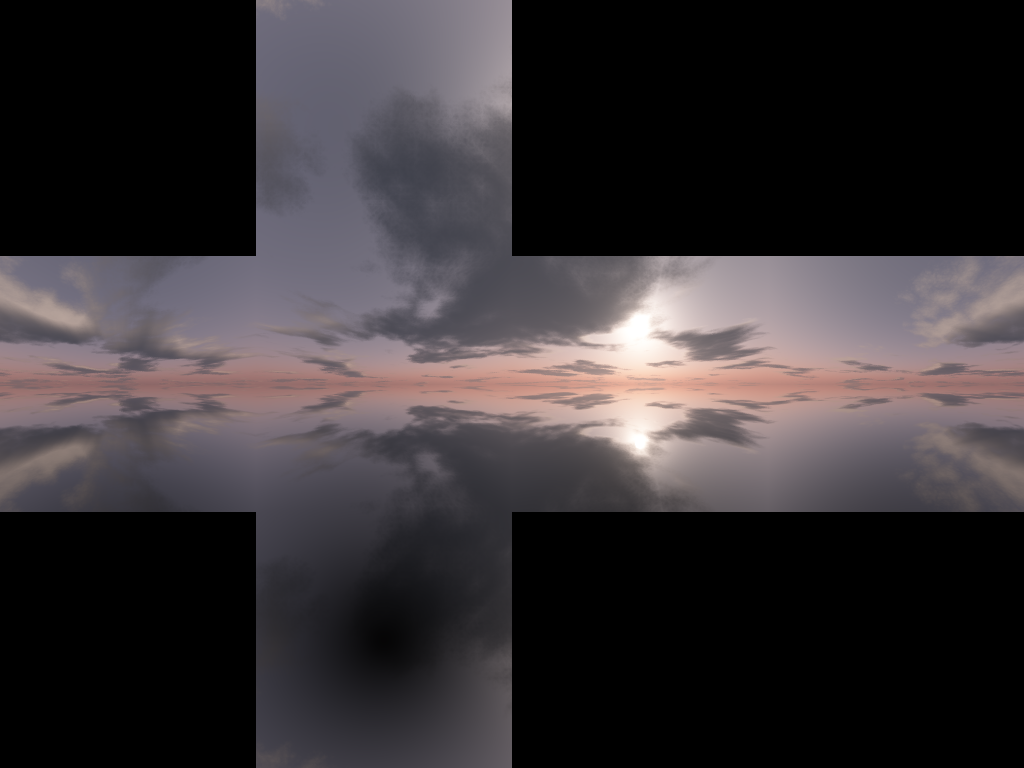
#> input picture assets/cubemap.png, 2048 x 1536 px, found by its file name (shown at 1/2 size)
$ python split_cubemap.py
#> lines starting #> are read from the running program, lines starting #| are printed output that depends on the picture
from PIL import Image
import os

# INPUT
input_image = "assets/cubemap.png"
output_dir = "assets/skybox"

os.makedirs(output_dir, exist_ok=True)

img = Image.open(input_image).convert("RGB")
#> img is the input picture: PIL image 2048x1536 RGB; mean R, G, B 54.8, 50, 52.7
w, h = img.size
#> w = 2048; h = 1536

# Horizontal cross must be 4:3
if w % 4 != 0 or h % 3 != 0:
    raise ValueError("Invalid horizontal cross dimensions")

face = w // 4
#> face = 512
if h != face * 3:
    raise ValueError("Image is not a 4x3 horizontal cross")

# Crop boxes (x1, y1, x2, y2)
faces = {
    "right":  (2*face, 1*face, 3*face, 2*face),  # +X
    "left":   (0*face, 1*face, 1*face, 2*face),  # -X
    "top":    (1*face, 0*face, 2*face, 1*face),  # +Y
    "bottom": (1*face, 2*face, 2*face, 3*face),  # -Y
    "front":  (1*face, 1*face, 2*face, 2*face),  # +Z
    "back":   (3*face, 1*face, 4*face, 2*face),  # -Z
}

for name, box in faces.items():
    face_img = img.crop(box)

    # Flip vertically for OpenGL
    face_img = face_img.transpose(Image.FLIP_TOP_BOTTOM)


    face_img.save(os.path.join(output_dir, f"{name}.png"))
#> this loop made 6 passes
#> pass 1, `face_img = img.crop(box)`:
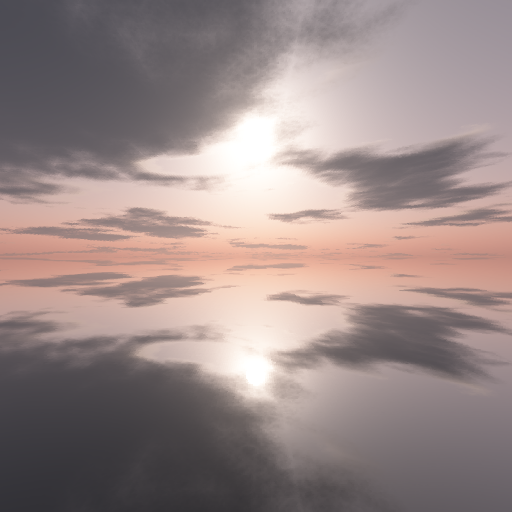
#> face_img: PIL image 512x512 RGB; mean R, G, B 153.5, 137.4, 135.5
#> pass 1, `face_img = face_img.transpose(Image.FLIP_TOP_BOTTOM)`:
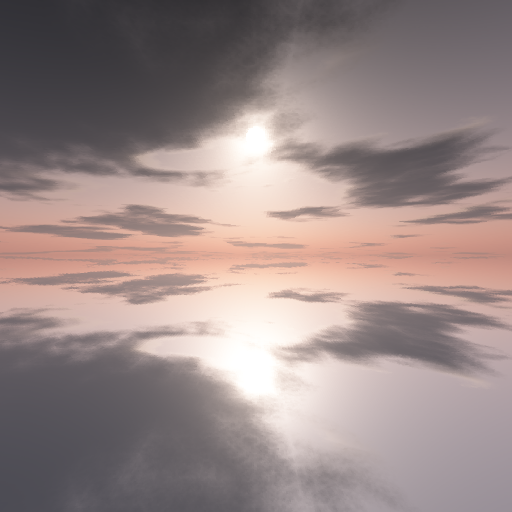
#> face_img: PIL image 512x512 RGB; mean R, G, B 153.5, 137.4, 135.5
#> pass 2, `face_img = img.crop(box)`:
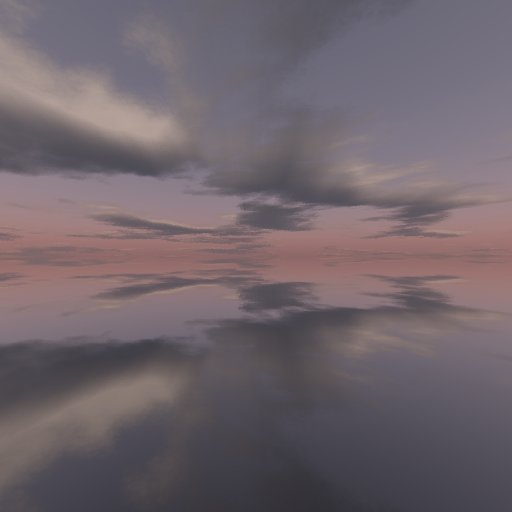
#> face_img: PIL image 512x512 RGB; mean R, G, B 111.9, 100.8, 107.7
#> pass 2, `face_img = face_img.transpose(Image.FLIP_TOP_BOTTOM)`:
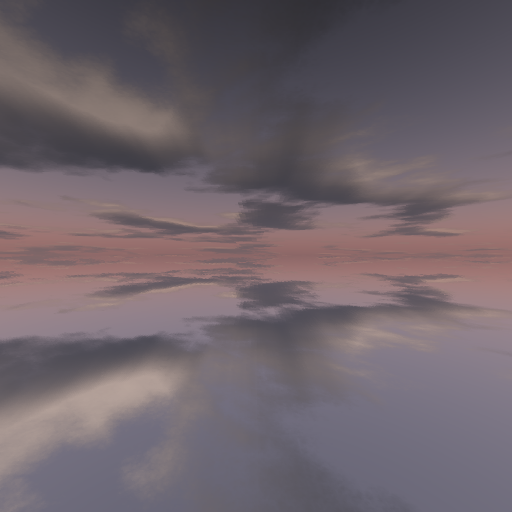
#> face_img: PIL image 512x512 RGB; mean R, G, B 111.9, 100.8, 107.7
#> after the loop:
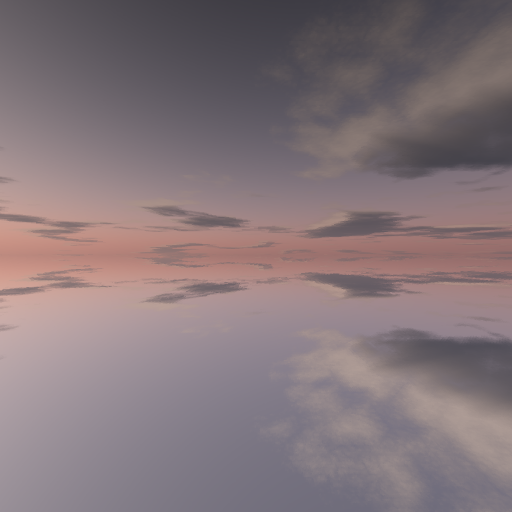
#> face_img: PIL image 512x512 RGB; mean R, G, B 132.5, 117.9, 122.3

print("Cubemap split correctly for OpenGL!")
